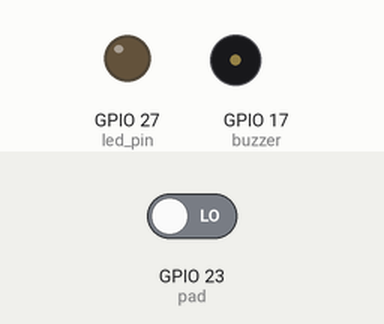
This program was run on a simulated Raspberry Pi (BCM pin numbers). Shown: output pins drawn as LEDs (lit = HIGH), buzzer (waves = sounding, pin HIGH). The test bench sets the inputs (shaded band); at power-on: GPIO 23 (pad) LOW. What the program prints to the terminal is not drawn.

Above: at 1.2 s.
1.3 s: GPIO 23 (pad) driven HIGH
Timing chart, 0 to 4.3 s (numbered marks = the images above; inputs shaded):
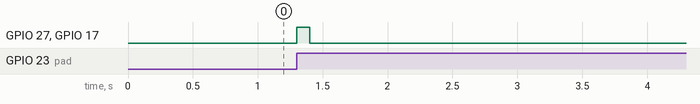

The program:

Touch_LED_Buzz.py
```python
import time
import board
from digitalio import DigitalInOut, Direction
from gpiozero import LED
from time import sleep

led_pin = LED(27)
buzzer_pin = board.D17
pad_pin = board.D23

pad = DigitalInOut(pad_pin)
pad.direction = Direction.INPUT
buzzer = DigitalInOut(buzzer_pin)
buzzer.direction = Direction.OUTPUT

alreadybuzz_pressed = False
alreadyled_pressed = False


while True:
    if pad.value and not alreadybuzz_pressed:
        print("pressed")
        buzzer.value = True
        led_pin.on()
    else:
        buzzer.value = False
        led_pin.off()

    alreadybuzz_pressed = pad.value
    alreadyled_pressed = pad.value
    time.sleep(0.1)
```

Measured:
- after the input at 1.3 s, GPIO 27 (led_pin), GPIO 17 (buzzer): LOW → HIGH at once, → LOW 0.10 s later
